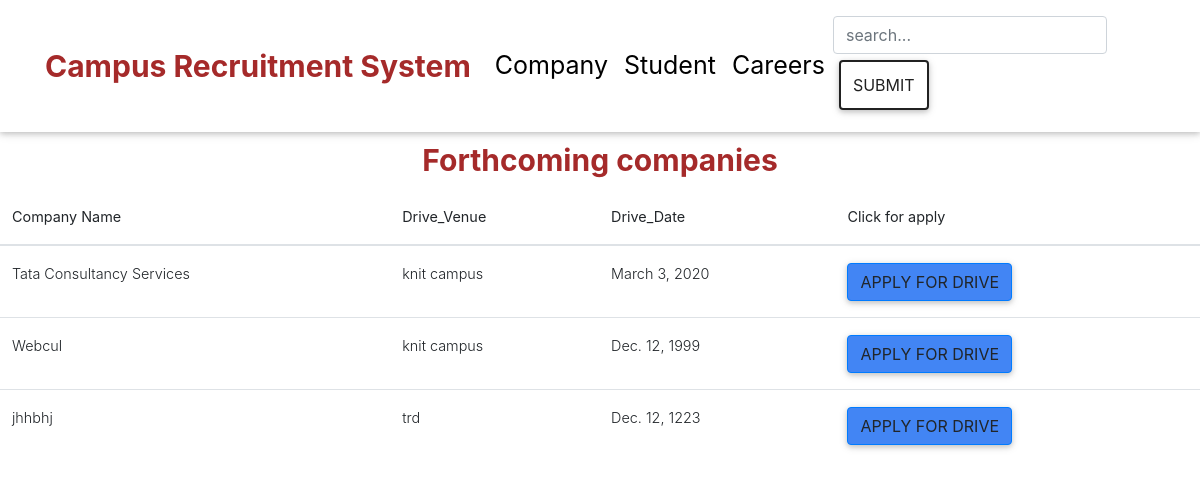
/stuLog/stuReg/student_panel, run on the app's committed database.
### company/models.py (models this page shows, shortened)
class Company(models.Model):
    c_name=models.CharField(max_length=30)
    c_HR_name = models.CharField(max_length=30)
    c_email=models.CharField(max_length=40)
    c_contact=models.IntegerField()
    c_venue=models.CharField(max_length=30)
    c_date = models.DateField()
    user=models.OneToOneField(User,on_delete=models.CASCADE)
    stu_apply=models.IntegerField(blank=True,null=True)
    stu_select=models.IntegerField(blank=True,null=True)

### student/views.py (the view)
# urls.py: path('stuReg/student_panel',views.student_panel,name="student_panel"),
def student_panel(request):
    b1=Company.objects.exclude(c_name="tpo@knit")
    return render(request,'student/student_panel.html',{'i':b1})

### templates/student/student_panel.html (shortened to what this page needs)
{% extends 'base.html' %}
{% load static %}
{% block body %}
{% include 'nav.html' %}
<center><h1 class="h9">Forthcoming companies</h1></center>
<table class="table">
  <thead>
    <tr>
      <th scope="col">Company Name</th>
      <th scope="col">Drive_Venue</th>
      <th scope="col">Drive_Date</th>
      <th scope="col">Click for apply</th>
    </tr>
  </thead>
  <tbody>
    {% for a in i %}
    <tr>
      <td id="pass">{{ a.c_name }}</td>
      <td>{{ a.c_venue }}</td>
      <td>{{ a.c_date }}</td>
      <td><a href="{% url 'company:stu:ajax' a.id %}" class="btn btn-primary">Apply for drive</td>
    <tr>
    {% endfor %}
  </tbody>
</table>
{% endblock %}

### static/style.css (style rules this page uses)
h1 { color:red; }
.h9 { color:brown; margin:10px; font-weight: bold; font-size: 30px; }

### data on the page
Company: c_name "Tata Consultancy Services", c_venue "knit campus", c_date "March 3, 2020"
Company: c_name "Webcul", c_venue "knit campus", c_date "Dec. 12, 1999"
Company: c_name "jhhbhj", c_venue "trd", c_date "Dec. 12, 1223"
